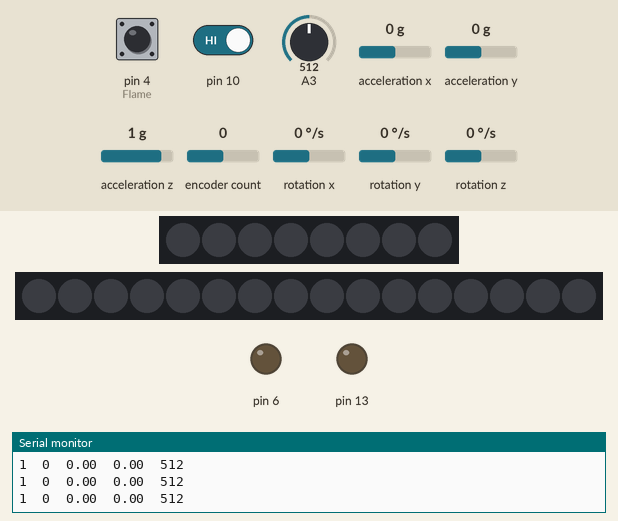
This sketch was run on a simulated Arduino Uno, built with avr-gcc and run on an emulated ATmega328P. Shown: 8 RGB LEDs in strip order, left to right, 16 RGB LEDs in strip order, left to right, output pins drawn as LEDs (lit = HIGH), the last lines printed to the serial monitor. Wiring (inferred from the names in the program): MPU-6050 motion sensor at I2C address 0x68. Inputs (shaded band) come from the test bench; at power-on: pin 10 HIGH, A3 = 512, pin 4 (Flame) HIGH, acceleration x 0 g, acceleration y 0 g, acceleration z 1 g, encoder count 0, rotation x 0 °/s, rotation y 0 °/s, rotation z 0 °/s. Dim RGB values are drawn brighter than linear.

Above: at 1.3 s.
1.4 s: pin 10 driven LOW
At 2.7 s:
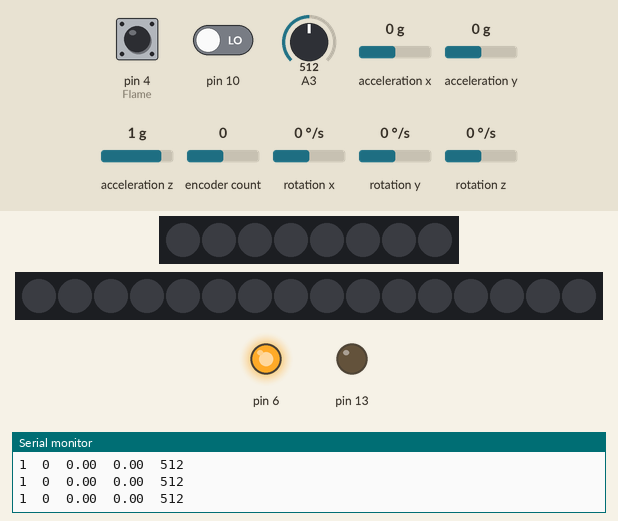
5.9 s: A3 set to 110
7.4 s: A3 set to 90
8.9 s: pin 10 driven HIGH
At 9.3 s:
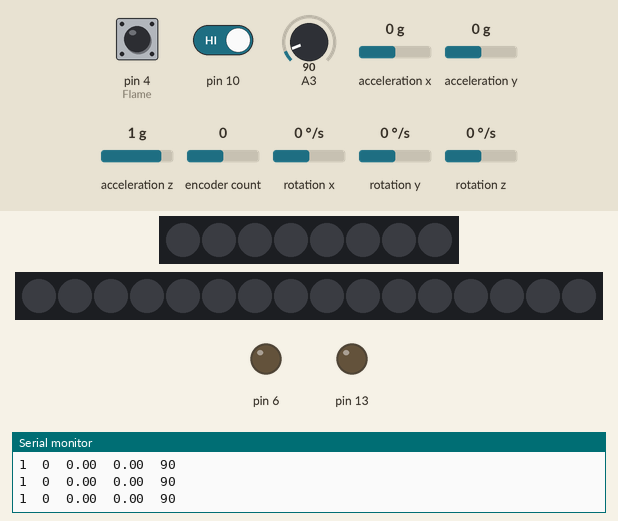
11.9 s: pin 10 driven LOW
At 12.9 s:
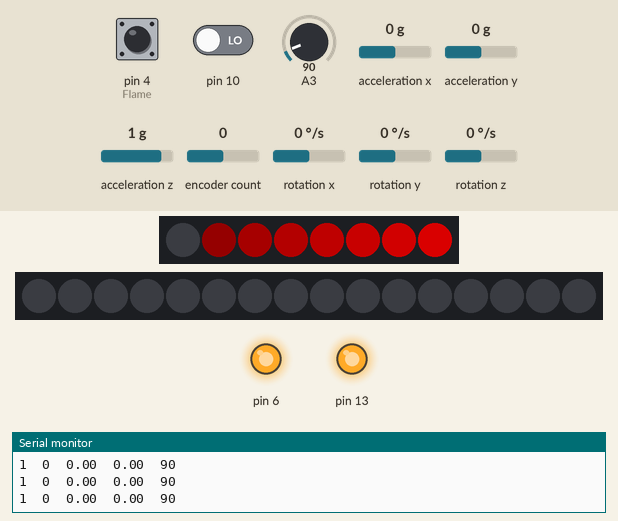
Timing chart, 0 to 14.9 s (numbered marks = the images above; inputs shaded):
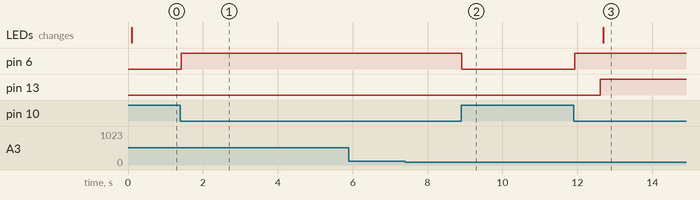

The sketch:

MPU6050_Angles__2_.ino
```cpp
/*
 * Credit to:
 *    http://www.pitt.edu/~mpd41/Angle.ino
 *
 *
 * MPU6050 to Arduino Compementary Angle Finder
 *
 * This sketch calculates the angle of an MPU6050 relative to the ground using a complementary filter.
 * It is designed to be easy to understand and easy to use.
 *
 * The following are your pin connections for a GY-521 breakout board to Arduino UNO or NANO:
 * MPU6050  UNO/NANO
 * VCC      +5v
 * GND      GND (duh)
 * SCL      A5
 * SDA      A4
 *
 * Of note: this sketch uses the "I2C Protocol," which allows the Arduino to access multiple pieces of data
 * on the MPU6050 with only two pins.  Way cooler than needing 7 pins for the 7 pieces of data you can get
 * from your MPU6050.  The two wires are a data wire and a clock wire. The "Wire.h" library does most of this
 * communication between the Arduino and the MPU6050. It requires that the Arduino use the A5 adn A4 pins.
 * Other Arduinos (Arduini?) may use different pins for the I2C protocol, so look it up on the Arduino.cc website.
 * The I2C protocol works this way like a conversation between the Arduino and the MPU.  It goes something like this:
 * Arduino: "Hey 0x68." (0x68 is the MPU's address)
 * MPU6050: "wat"
 * Arduino: "Gimme yer x acceleration data." (except Arduino is a computer, so it calls that data "0x3B"
 * MPU6050: "Ugh fine. 16980"
 * Arduino: "K stop now"
 * MPU6050: "K"
 *
 */
#define ENCODER_OPTIMIZE_INTERRUPTS
#include <SoftwareSerial.h>
#include<Wire.h>
#include <Encoder.h>
#include <Adafruit_NeoPixel.h>
#ifdef __AVR__
  #include <avr/power.h>
#endif
#define PIN 8
#define NUMPIXELS  8
#define FPIN 9
#define FNUMPIXELS  16
int thrust, thrustold = 0, paratrig = 0, x = 0, pos;
byte pixel[4] = {0,0,0,0};
const int MPU_addr=0x68;
double AcX,AcY,AcZ,Tmp,GyX,GyY,GyZ; //These will be the raw data from the MPU6050.
uint32_t timer; //it's a timer, saved as a big-ass unsigned int.  We use it to save times from the "micros()" command and subtract the present time in microseconds from the time stored in timer to calculate the time for each loop.
double compAngleX, compAngleY, compAngleZ, compAngleXo, compAngleYo, compAngleZo; //These are the angles in the complementary filter
#define degconvert 57.2957786 //there are like 57 degrees in a radian.

Adafruit_NeoPixel strip = Adafruit_NeoPixel(NUMPIXELS, PIN, NEO_GRB + NEO_KHZ800);
Adafruit_NeoPixel fire = Adafruit_NeoPixel(FNUMPIXELS, FPIN, NEO_GRB + NEO_KHZ800);

SoftwareSerial softSerial(12, 11);
Encoder para(2,3);


void setup() {
  // Set up MPU 6050:
  Wire.begin();
  #if ARDUINO >= 157
  Wire.setClock(400000UL); // Set I2C frequency to 400kHz
  #else
    TWBR = ((F_CPU / 400000UL) - 16) / 2; // Set I2C frequency to 400kHz
  #endif


  Wire.beginTransmission(MPU_addr);
  Wire.write(0x6B);  // PWR_MGMT_1 register
  Wire.write(0);     // set to zero (wakes up the MPU-6050)
  Wire.endTransmission(true);
  softSerial.begin(9600);
  Serial.begin(9600);
  delay(100);

  //setup starting angle
  //1) collect the data
  Wire.beginTransmission(MPU_addr);
  Wire.write(0x3B);  // starting with register 0x3B (ACCEL_XOUT_H)
  Wire.endTransmission(false);
  Wire.requestFrom(MPU_addr,14,true);  // request a total of 14 registers
  AcX=Wire.read()<<8|Wire.read();  // 0x3B (ACCEL_XOUT_H) & 0x3C (ACCEL_XOUT_L)
  AcY=Wire.read()<<8|Wire.read();  // 0x3D (ACCEL_YOUT_H) & 0x3E (ACCEL_YOUT_L)
  AcZ=Wire.read()<<8|Wire.read();  // 0x3F (ACCEL_ZOUT_H) & 0x40 (ACCEL_ZOUT_L)
  Tmp=Wire.read()<<8|Wire.read();  // 0x41 (TEMP_OUT_H) & 0x42 (TEMP_OUT_L)
  GyX=Wire.read()<<8|Wire.read();  // 0x43 (GYRO_XOUT_H) & 0x44 (GYRO_XOUT_L)
  GyY=Wire.read()<<8|Wire.read();  // 0x45 (GYRO_YOUT_H) & 0x46 (GYRO_YOUT_L)
  GyZ=Wire.read()<<8|Wire.read();  // 0x47 (GYRO_ZOUT_H) & 0x48 (GYRO_ZOUT_L)

  //2) calculate pitch and roll
  double roll = atan2(AcY, AcZ)*degconvert;
  double pitch = atan2(-AcX, AcZ)*degconvert;


  //3) set the starting angle to this pitch and roll
  double gyroXangle = roll;
  double gyroYangle = pitch;
  double compAngleX = roll;
  double compAngleY = pitch;

  //start a timer
  timer = micros();
  pinMode(4, INPUT);
  pinMode(13, OUTPUT);
  pinMode(10, INPUT);
  pinMode(6, OUTPUT);
  digitalWrite(13, LOW);

  strip.begin();
  strip.show();

  fire.begin();
  fire.show();
}

void loop() {
//Now begins the main loop.
  digitalWrite(6, !digitalRead(10));
  //Get serial data for Neopixels
  if (Serial.available() > 0) {
    // read the incoming byte:
    Serial.readBytes(pixel, 4);
   }
  //Load buffer for NeoPixels
   if (pixel[0] < NUMPIXELS) {
    strip.setPixelColor(pixel[0], strip.Color(pixel[1], pixel[2], pixel[3]));
   }
   else if (pixel[0] < FNUMPIXELS) {
    fire.setPixelColor(pixel[0], fire.Color(pixel[1], pixel[2], pixel[3]));
   }

  //Collect raw data from the sensor.
  Wire.beginTransmission(MPU_addr);
  Wire.write(0x3B);  // starting with register 0x3B (ACCEL_XOUT_H)
  Wire.endTransmission(false);
  Wire.requestFrom(MPU_addr,14,true);  // request a total of 14 registers
  AcX=Wire.read()<<8|Wire.read();  // 0x3B (ACCEL_XOUT_H) & 0x3C (ACCEL_XOUT_L)
  AcY=Wire.read()<<8|Wire.read();  // 0x3D (ACCEL_YOUT_H) & 0x3E (ACCEL_YOUT_L)
  AcZ=Wire.read()<<8|Wire.read();  // 0x3F (ACCEL_ZOUT_H) & 0x40 (ACCEL_ZOUT_L)
  Tmp=Wire.read()<<8|Wire.read();  // 0x41 (TEMP_OUT_H) & 0x42 (TEMP_OUT_L)
  GyX=Wire.read()<<8|Wire.read();  // 0x43 (GYRO_XOUT_H) & 0x44 (GYRO_XOUT_L)
  GyY=Wire.read()<<8|Wire.read();  // 0x45 (GYRO_YOUT_H) & 0x46 (GYRO_YOUT_L)
  GyZ=Wire.read()<<8|Wire.read();  // 0x47 (GYRO_ZOUT_H) & 0x48 (GYRO_ZOUT_L)

  double dt = (double)(micros() - timer) / 1000000; //This line does three things: 1) stops the timer, 2)converts the timer's output to seconds from microseconds, 3)casts the value as a double saved to "dt".
  timer = micros(); //start the timer again so that we can calculate the next dt.

  //the next two lines calculate the orientation of the accelerometer relative to the earth and convert the output of atan2 from radians to degrees
  //We will use this data to correct any cumulative errors in the orientation that the gyroscope develops.
  double roll = atan2(AcY, AcZ)*degconvert;
  double pitch = atan2(-AcX, AcZ)*degconvert;

  //The gyroscope outputs angular velocities.  To convert these velocities from the raw data to deg/second, divide by 131.
  //Notice, we're dividing by a double "131.0" instead of the int 131.
  double gyroXrate = GyX/131.0;
  double gyroYrate = GyY/131.0;

  //THE COMPLEMENTARY FILTER
  //This filter calculates the angle based MOSTLY on integrating the angular velocity to an angular displacement.
  //dt, recall, is the time between gathering data from the MPU6050.  We'll pretend that the
  //angular velocity has remained constant over the time dt, and multiply angular velocity by
  //time to get displacement.
  //The filter then adds a small correcting factor from the accelerometer ("roll" or "pitch"), so the gyroscope knows which way is down.
  compAngleX = 0.99 * (compAngleX + gyroXrate * dt) + 0.01 * roll; // Calculate the angle using a Complimentary filter
  compAngleY = 0.99 * (compAngleY + gyroYrate * dt) + 0.01 * pitch;

  //W00T print dat shit out, yo!
  if(x<250) {
    compAngleXo = compAngleX;
    compAngleYo = compAngleY;
    x++;
  }
  else if (x == 250){
    digitalWrite(13, HIGH);
    for(int i=0;i<NUMPIXELS;i++){
      strip.setPixelColor(i, strip.Color(20*i,0,0));
      strip.show();
      delay(10);
    }
    delay(100);
  }

  pos = para.read();

  if(pos != 0) {
    paratrig = 1;
    para.write(0);
  }
  else {
    paratrig = 0;
  }

  thrust = analogRead(3);

  thrustold = thrust;
 //Bt Serial
  softSerial.print(digitalRead(4)); softSerial.print("\t"); //Flame Sensor
  softSerial.print(paratrig); softSerial.print("\t"); //Pullcord
  softSerial.print(compAngleX-compAngleXo); softSerial.print("\t");
  softSerial.print(compAngleY-compAngleYo); softSerial.print("\t");
  softSerial.print(thrust); softSerial.print("\t"); //Softpot
  //softSerial.print(analogRead(6)); //Flame analog
  softSerial.println();

  //Normal Serial
  Serial.print(digitalRead(4)); Serial.print("\t"); //Flame Sensor
  Serial.print(paratrig); Serial.print("\t"); //Pullcord
  Serial.print(compAngleX-compAngleXo); Serial.print("\t");
  Serial.print(compAngleY-compAngleYo); Serial.print("\t");
  Serial.print(thrust); Serial.print("\t"); //Softpot
  //Serial.print(analogRead(6)); //Flame analog
  Serial.println();

  strip.show();
  fire.show();

  delay(25);

}
```

Measured:
- after the input at 1.4 s, pin 6: LOW → HIGH at once
- after the input at 8.9 s, pin 6: HIGH → LOW at once
- after the input at 11.9 s, pin 6: LOW → HIGH at once
